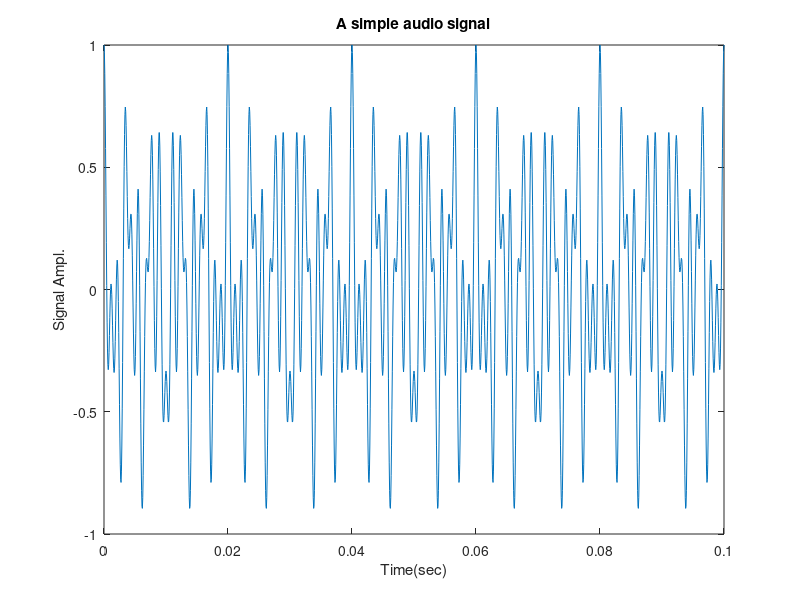

Write MATLAB code to recreate this figure.
% script1.m
%Demonstrates the generation of synthetic signal

Fs = 16000; Ts = 1/Fs;     % Sampling frequency, sampling period 
time = 0:Ts:0.1;           % Define when sampling occurs
                           % (sampling lasts for 0.1s
Freqs = [250 550 900];     % these are frequencies of signal
Xs = zeros(length(Freqs), length(time));

for i=1:length(Freqs)      % Create one audio signal (tone) per frequency
    Xs(i,:)=cos(2*pi*Freqs(i)*time);
end
x= sum(Xs);                % the final sum of tones 
x = x./max(abs(x));        % Normalize x
figure; plot(time,x); axis([0 time(end) -1 1]); %plot x
xlabel('Time(sec)'); ylabel('Signal Ampl.');
title('A simple audio signal');
sound(x,Fs);